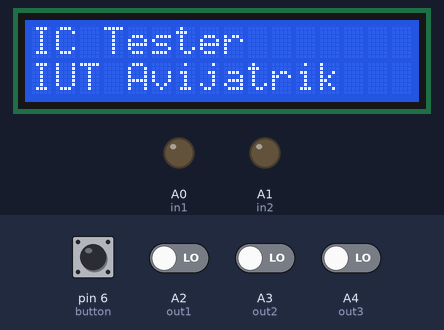
Bench run of a sketch on a simulated Arduino Uno, built with avr-gcc and run on an emulated ATmega328P. Parts: 16×2 character LCD, output pins drawn as LEDs (lit = HIGH). The inputs (shaded band) are chosen by the test bench; at power-on: A2 (out1), A3 (out2), A4 (out3), pin 6 (button) LOW. The modem accepts every AT command (registered, SIM ready, sends succeed) and sends nothing else; what the sketch prints to the serial monitor is not drawn.

Above: at 2.2 s.
At 4.8 s:
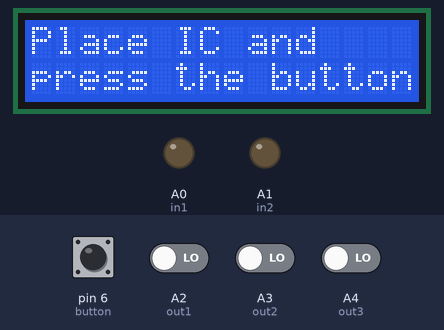
4.9 s: pin 6 (button) pulled HIGH for 0.15 s
At 7.8 s:
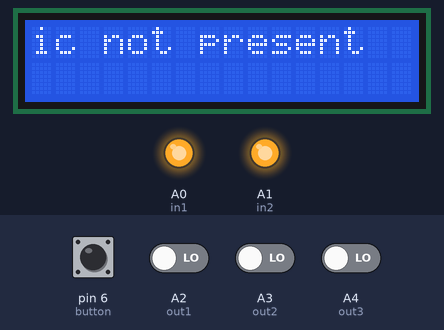
At 9.9 s:
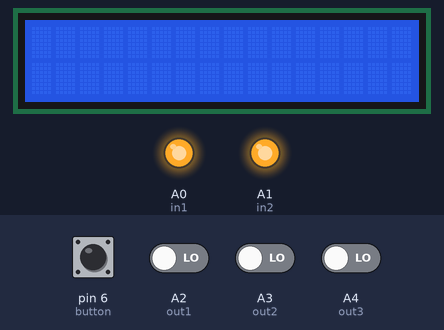
Timing chart, 0 to 11.4 s (numbered marks = the images above; inputs shaded):
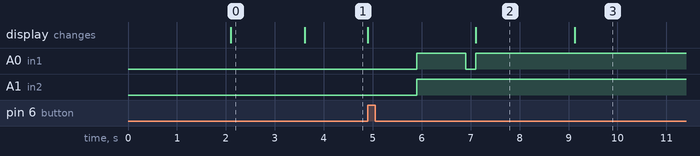

Measured:
- after the input at 4.9 s, A0 (in1): LOW → HIGH after 1.0 s, → LOW 1.0 s later, → HIGH 0.20 s later; A1 (in2): LOW → HIGH after 1.0 s; the display: first changes at once (image 2 shows a later state)
- what the display in image 0 shows lasts 1.5 s, from 2.1 s to 3.6 s
- what the display in image 2 shows lasts 2.0 s, from 7.1 s to 9.1 s

The sketch:

ic_test.ino
```cpp
#include <LiquidCrystal.h>
#include <SoftwareSerial.h>
#define SIM800_TX_PIN 2
#define SIM800_RX_PIN 3
SoftwareSerial serialSIM800(SIM800_TX_PIN,SIM800_RX_PIN);


const int rs = 12, en = 11, d4 = 10, d5 = 9, d6 = 8, d7 = 7;
int in1 = A0;
int in2 = A1;
int out1 = A2;
int out2 = A3;
int out3 = A4;
int button = 6;
int a,b,c,d,e,f,g,h,i,j;
String gate = "";
LiquidCrystal lcd(rs, en, d4, d5, d6, d7);
void setup() {

serialSIM800.begin(9600);

serialSIM800.write("AT+CMGF=1\r\n");
delay(1000);
serialSIM800.write("AT+CMGS=\"01575088499\"\r\n");
delay(1000);

Serial.begin(9600);
pinMode(in1, OUTPUT);
pinMode(in2, OUTPUT);
pinMode(button, INPUT);
pinMode(out1, INPUT);
pinMode(out2, INPUT);
pinMode(out3, INPUT);
lcd.begin(16, 2);
lcd.clear();
lcd.setCursor(0, 0);
lcd.print("IC Tester");
lcd.setCursor(0, 1);
lcd.print("IUT Avijatrik");
Serial.println("IC Tester");
delay(1500);
lcd.clear();
lcd.setCursor(0, 0);
lcd.print("Place IC and");
lcd.setCursor(0, 1);
lcd.print("press the button");
Serial.println("Place IC and press the button");
}
void loop() {
   if (digitalRead(button) == HIGH) {
  lcd.clear();
    delay(1000);
    digitalWrite(in1, 0);
    digitalWrite(in2, 0);
    a=digitalRead(out1);
    digitalWrite(in1, 0);
    digitalWrite(in2, 1);
    b=digitalRead(out1);
    digitalWrite(in1, 1);
    digitalWrite(in2, 0);
    c=digitalRead(out1);
    digitalWrite(in1, 1);
    digitalWrite(in2, 1);
    d=digitalRead(out1);
    if (a==0 && b==0 && c==0 && d==1)
    { gate="AND gate 7408" ;}
    if (a==0 && b==1 && c==1 && d==1)
    { gate="OR gate 7432" ;}
    if (a==1 && b==1 && c==1 && d==0)
    { gate="NAND gate 7400" ;}
    if (a==1 && b==0 && c==0 && d==0)
    { gate="XNOR gate 747266"; }
    if (a==0 && b==1 && c==1 && d==0)
    { gate="XOR gate 7486" ;}

    digitalWrite(in1, HIGH);
    e=digitalRead(out3);
    Serial.println(e);
    delay(1000);
    digitalWrite(in1, LOW);
    f=digitalRead(out3);
    Serial.println(f);
    delay(200);
    if (e==0 && f==1)
    { gate="NOT gate 7404"; }


    digitalWrite(in1, 0);
    digitalWrite(in2, 0);
    g=digitalRead(out2);
    digitalWrite(in1, 0);
    digitalWrite(in2, 1);
    h=digitalRead(out2);
    digitalWrite(in1, 1);
    digitalWrite(in2, 0);
    i=digitalRead(out2);
    digitalWrite(in1, 1);
    digitalWrite(in2, 1);
    j=digitalRead(out2);
    if (g==1 && h==0 && i==0 && j==0)
    { gate="NOR gate 7402" ;}


    if (a==0 && b==0 && c==0 && d==0 && e==0 && f==0 && g==0 && h==0 && i==0 && j==0)
    { gate="ic not present";}
    lcd.print(gate);
    Serial.print(gate);
    if (gate==""){
    lcd.print("Bad ic");}
    lcd.setCursor(0, 0);
    lcd.print(gate);
    delay(2000);
    lcd.clear();


    char buff[gate.length() + 1];
    gate.toCharArray(buff, gate.length() + 1);
    serialSIM800.write(buff);
    delay(1000);
    //Serial.println(buff);
    serialSIM800.write((char)26);
    delay(1000);
    Serial.println("SMS Sent!");
}}
```
